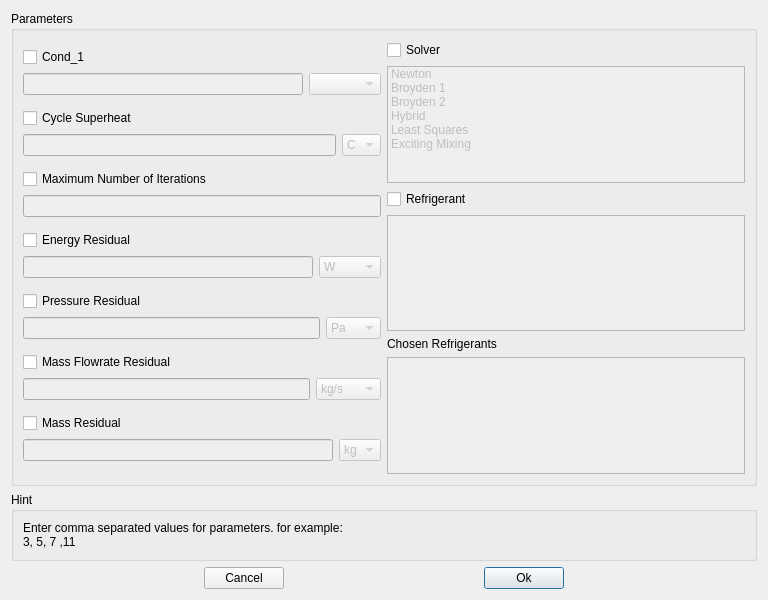
<?xml version="1.0" encoding="UTF-8"?>
<ui version="4.0">
 <class>Form</class>
 <widget class="QWidget" name="Form">
  <property name="geometry">
   <rect>
    <x>0</x>
    <y>0</y>
    <width>768</width>
    <height>600</height>
   </rect>
  </property>
  <property name="windowTitle">
   <string>Cycle Parametric Study</string>
  </property>
  <layout class="QVBoxLayout" name="verticalLayout_6">
   <item>
    <widget class="QGroupBox" name="groupBox">
     <property name="title">
      <string>Parameters</string>
     </property>
     <layout class="QHBoxLayout" name="horizontalLayout_2">
      <item>
       <layout class="QVBoxLayout" name="verticalLayout_2">
        <item>
         <layout class="QVBoxLayout" name="verticalLayout_14">
          <item>
           <widget class="QCheckBox" name="Cond_1_check">
            <property name="text">
             <string>Cond_1</string>
            </property>
           </widget>
          </item>
          <item>
           <layout class="QHBoxLayout" name="horizontalLayout_14">
            <item>
             <widget class="QLineEdit" name="Cond_1">
              <property name="enabled">
               <bool>false</bool>
              </property>
             </widget>
            </item>
            <item>
             <widget class="QComboBox" name="Cond_1_unit">
              <property name="enabled">
               <bool>false</bool>
              </property>
             </widget>
            </item>
           </layout>
          </item>
         </layout>
        </item>
        <item>
         <layout class="QVBoxLayout" name="verticalLayout_15">
          <item>
           <widget class="QCheckBox" name="Superheat_check">
            <property name="text">
             <string>Cycle Superheat</string>
            </property>
           </widget>
          </item>
          <item>
           <layout class="QHBoxLayout" name="horizontalLayout_15">
            <item>
             <widget class="QLineEdit" name="Superheat">
              <property name="enabled">
               <bool>false</bool>
              </property>
             </widget>
            </item>
            <item>
             <widget class="QComboBox" name="Superheat_unit">
              <property name="enabled">
               <bool>false</bool>
              </property>
              <item>
               <property name="text">
                <string>C</string>
               </property>
              </item>
              <item>
               <property name="text">
                <string>F</string>
               </property>
              </item>
             </widget>
            </item>
           </layout>
          </item>
         </layout>
        </item>
        <item>
         <layout class="QVBoxLayout" name="verticalLayout_16">
          <item>
           <widget class="QCheckBox" name="Max_N_check">
            <property name="text">
             <string>Maximum Number of Iterations</string>
            </property>
           </widget>
          </item>
          <item>
           <layout class="QHBoxLayout" name="horizontalLayout_16">
            <item>
             <widget class="QLineEdit" name="Max_N">
              <property name="enabled">
               <bool>false</bool>
              </property>
             </widget>
            </item>
           </layout>
          </item>
         </layout>
        </item>
        <item>
         <layout class="QVBoxLayout" name="verticalLayout_17">
          <item>
           <widget class="QCheckBox" name="Energy_residual_check">
            <property name="text">
             <string>Energy Residual</string>
            </property>
           </widget>
          </item>
          <item>
           <layout class="QHBoxLayout" name="horizontalLayout_17">
            <item>
             <widget class="QLineEdit" name="Energy_residual">
              <property name="enabled">
               <bool>false</bool>
              </property>
             </widget>
            </item>
            <item>
             <widget class="QComboBox" name="Energy_residual_unit">
              <property name="enabled">
               <bool>false</bool>
              </property>
              <item>
               <property name="text">
                <string>W</string>
               </property>
              </item>
              <item>
               <property name="text">
                <string>Btu/hr</string>
               </property>
              </item>
             </widget>
            </item>
           </layout>
          </item>
         </layout>
        </item>
        <item>
         <layout class="QVBoxLayout" name="verticalLayout_18">
          <item>
           <widget class="QCheckBox" name="Pressure_residual_check">
            <property name="text">
             <string>Pressure Residual</string>
            </property>
           </widget>
          </item>
          <item>
           <layout class="QHBoxLayout" name="horizontalLayout_18">
            <item>
             <widget class="QLineEdit" name="Pressure_residual">
              <property name="enabled">
               <bool>false</bool>
              </property>
             </widget>
            </item>
            <item>
             <widget class="QComboBox" name="Pressure_residual_unit">
              <property name="enabled">
               <bool>false</bool>
              </property>
              <item>
               <property name="text">
                <string>Pa</string>
               </property>
              </item>
              <item>
               <property name="text">
                <string>kPa</string>
               </property>
              </item>
              <item>
               <property name="text">
                <string>MPa</string>
               </property>
              </item>
              <item>
               <property name="text">
                <string>bar</string>
               </property>
              </item>
              <item>
               <property name="text">
                <string>atm</string>
               </property>
              </item>
              <item>
               <property name="text">
                <string>psi</string>
               </property>
              </item>
             </widget>
            </item>
           </layout>
          </item>
         </layout>
        </item>
        <item>
         <layout class="QVBoxLayout" name="verticalLayout_19">
          <item>
           <widget class="QCheckBox" name="Mass_flowrate_residual_check">
            <property name="text">
             <string>Mass Flowrate Residual</string>
            </property>
           </widget>
          </item>
          <item>
           <layout class="QHBoxLayout" name="horizontalLayout_19">
            <item>
             <widget class="QLineEdit" name="Mass_flowrate_residual">
              <property name="enabled">
               <bool>false</bool>
              </property>
             </widget>
            </item>
            <item>
             <widget class="QComboBox" name="Mass_flowrate_residual_unit">
              <property name="enabled">
               <bool>false</bool>
              </property>
              <item>
               <property name="text">
                <string>kg/s</string>
               </property>
              </item>
              <item>
               <property name="text">
                <string>kg/min</string>
               </property>
              </item>
              <item>
               <property name="text">
                <string>kg/hr</string>
               </property>
              </item>
              <item>
               <property name="text">
                <string>lb/s</string>
               </property>
              </item>
              <item>
               <property name="text">
                <string>lb/min</string>
               </property>
              </item>
              <item>
               <property name="text">
                <string>lb/hr</string>
               </property>
              </item>
             </widget>
            </item>
           </layout>
          </item>
         </layout>
        </item>
        <item>
         <layout class="QVBoxLayout" name="verticalLayout_20">
          <item>
           <widget class="QCheckBox" name="Mass_residual_check">
            <property name="text">
             <string>Mass Residual</string>
            </property>
           </widget>
          </item>
          <item>
           <layout class="QHBoxLayout" name="horizontalLayout_20">
            <item>
             <widget class="QLineEdit" name="Mass_residual">
              <property name="enabled">
               <bool>false</bool>
              </property>
             </widget>
            </item>
            <item>
             <widget class="QComboBox" name="Mass_residual_unit">
              <property name="enabled">
               <bool>false</bool>
              </property>
              <item>
               <property name="text">
                <string>kg</string>
               </property>
              </item>
              <item>
               <property name="text">
                <string>lb</string>
               </property>
              </item>
             </widget>
            </item>
           </layout>
          </item>
         </layout>
        </item>
       </layout>
      </item>
      <item>
       <layout class="QVBoxLayout" name="verticalLayout_5">
        <item>
         <layout class="QVBoxLayout" name="verticalLayout">
          <item>
           <widget class="QCheckBox" name="solver_check">
            <property name="text">
             <string>Solver</string>
            </property>
           </widget>
          </item>
          <item>
           <widget class="QListWidget" name="solver">
            <property name="enabled">
             <bool>false</bool>
            </property>
            <property name="selectionMode">
             <enum>QAbstractItemView::ExtendedSelection</enum>
            </property>
            <item>
             <property name="text">
              <string>Newton</string>
             </property>
            </item>
            <item>
             <property name="text">
              <string>Broyden 1</string>
             </property>
            </item>
            <item>
             <property name="text">
              <string>Broyden 2</string>
             </property>
            </item>
            <item>
             <property name="text">
              <string>Hybrid</string>
             </property>
            </item>
            <item>
             <property name="text">
              <string>Least Squares</string>
             </property>
            </item>
            <item>
             <property name="text">
              <string>Exciting Mixing</string>
             </property>
            </item>
           </widget>
          </item>
         </layout>
        </item>
        <item>
         <layout class="QVBoxLayout" name="verticalLayout_4">
          <item>
           <widget class="QCheckBox" name="refrigerant_check">
            <property name="text">
             <string>Refrigerant</string>
            </property>
           </widget>
          </item>
          <item>
           <widget class="QListWidget" name="refrigerant">
            <property name="enabled">
             <bool>false</bool>
            </property>
            <property name="selectionMode">
             <enum>QAbstractItemView::ExtendedSelection</enum>
            </property>
           </widget>
          </item>
         </layout>
        </item>
        <item>
         <widget class="QLabel" name="label_2">
          <property name="text">
           <string>Chosen Refrigerants</string>
          </property>
         </widget>
        </item>
        <item>
         <widget class="QPlainTextEdit" name="refrigerant_unit">
          <property name="enabled">
           <bool>false</bool>
          </property>
          <property name="readOnly">
           <bool>true</bool>
          </property>
         </widget>
        </item>
       </layout>
      </item>
     </layout>
    </widget>
   </item>
   <item>
    <widget class="QGroupBox" name="groupBox_2">
     <property name="title">
      <string>Hint</string>
     </property>
     <layout class="QVBoxLayout" name="verticalLayout_3">
      <item>
       <widget class="QLabel" name="label">
        <property name="text">
         <string>&lt;html&gt;&lt;head/&gt;&lt;body&gt;&lt;p&gt;Enter comma separated values for parameters. for example:&lt;br&gt;3, 5, 7 ,11&lt;/p&gt;&lt;/body&gt;&lt;/html&gt;</string>
        </property>
       </widget>
      </item>
     </layout>
    </widget>
   </item>
   <item>
    <layout class="QHBoxLayout" name="horizontalLayout">
     <item>
      <spacer name="horizontalSpacer">
       <property name="orientation">
        <enum>Qt::Horizontal</enum>
       </property>
       <property name="sizeHint" stdset="0">
        <size>
         <width>40</width>
         <height>20</height>
        </size>
       </property>
      </spacer>
     </item>
     <item>
      <widget class="QPushButton" name="cancel_button">
       <property name="text">
        <string>Cancel</string>
       </property>
      </widget>
     </item>
     <item>
      <spacer name="horizontalSpacer_2">
       <property name="orientation">
        <enum>Qt::Horizontal</enum>
       </property>
       <property name="sizeHint" stdset="0">
        <size>
         <width>40</width>
         <height>20</height>
        </size>
       </property>
      </spacer>
     </item>
     <item>
      <widget class="QPushButton" name="ok_button">
       <property name="text">
        <string>Ok</string>
       </property>
       <property name="default">
        <bool>true</bool>
       </property>
      </widget>
     </item>
     <item>
      <spacer name="horizontalSpacer_3">
       <property name="orientation">
        <enum>Qt::Horizontal</enum>
       </property>
       <property name="sizeHint" stdset="0">
        <size>
         <width>40</width>
         <height>20</height>
        </size>
       </property>
      </spacer>
     </item>
    </layout>
   </item>
   <item>
    <spacer name="verticalSpacer">
     <property name="orientation">
      <enum>Qt::Vertical</enum>
     </property>
     <property name="sizeHint" stdset="0">
      <size>
       <width>20</width>
       <height>40</height>
      </size>
     </property>
    </spacer>
   </item>
  </layout>
 </widget>
 <resources/>
 <connections/>
</ui>
